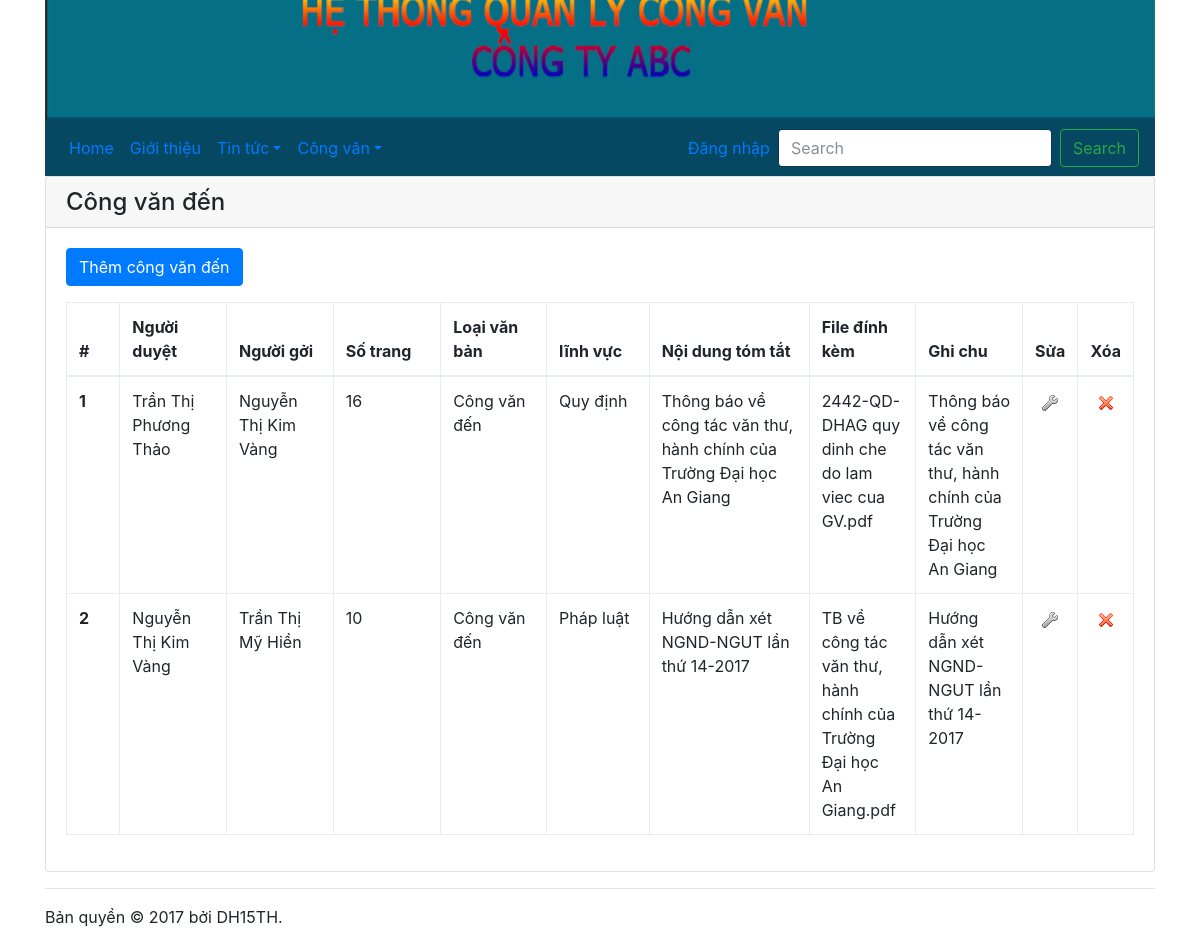
Screenshot of /congvanden.php with the database file from the repository.
### tables this page shows
CREATE TABLE `congvande` (
  `ID` int(10) NOT NULL,
  `Nguoiky` varchar(50) NOT NULL,
  `Nguoiduyet` varchar(50) NOT NULL,
  `Ngaybanhanh` date NOT NULL,
  `Noibanhanh` varchar(50) NOT NULL,
  `Ngaynhan` date NOT NULL,
  `Nguoinhan` varchar(50) NOT NULL,
  `Tongtrang` int(11) NOT NULL,
  `Loaivanban` varchar(50) NOT NULL,
  `Linhvuc` varchar(50) NOT NULL,
  `Noidungtomtat` varchar(150) NOT NULL,
  `Noidungvanban` varchar(200) NOT NULL,
  `Filedinhkem` varchar(20000) NOT NULL,
  `Ghichu` varchar(100) NOT NULL
);

### congvanden.php (the view, shortened to what this page needs)
<?php
	require_once "config.php";
	$sql = "SELECT * FROM congvande";
			$danhsach = mysqli_query($link, $sql);
?>
<!DOCTYPE html>
<html lang="en">
	<head>
		<link rel="stylesheet" href="css/bootstrap.min.css" />
		<link rel="stylesheet" href="css/bootstrap-custom.css" />
	</head>
	<body>
		<div class="container">
			<?php include_once "navbar.php"; ?>
			<div class="card">
				<h4 class="card-header">Công văn đến</h4>
				<div class="card-body">
					<p><a class="btn btn-primary" href="congvanden_them.php" role="button">Thêm công văn đến</a></p>
					<table class="table table-bordered table-hover table-responsive">
						<thead>
							<tr>
								<th width="5%">#</th>
								<th width="10%">Người duyệt</th>
								<th width="10%">Người gởi</th>
								<th width="5">Số trang</th>
								<th width="10">Loại văn bản</th>
								<th width="5">lĩnh vực</th>
								<th width="15%">Nội dung tóm tắt</th>
								<th width="10%">File đính kèm</th>
								<th width="10%">Ghi chu</th>
								<th width="5%">Sửa</th>
								<th width="5%">Xóa</th>
							</tr>
						</thead>
						<tbody>
							<?php
								while($dong = mysqli_fetch_array($danhsach))
								{
									echo "<tr>";
										echo "<th>{$dong['ID']}</th>";
										echo "<td>{$dong['Nguoiduyet']}</td>";
										echo "<td>{$dong['Nguoinhan']}</td>";
										echo "<td>{$dong['Tongtrang']}</td>";
										echo "<td>{$dong['Loaivanban']}</td>";
										echo "<td>{$dong['Linhvuc']}</td>";
										echo "<td>{$dong['Noidungtomtat']}</td>";
										echo "<td>{$dong['Filedinhkem']}</td>";
										echo "<td>{$dong['Ghichu']}</td>";
											echo "<td class='text-center'><a href='congvanden_sua.php?id={$dong['ID']}'><img src='img/edit.png' /></a></td>";
											echo "<td class='text-center'><a onclick='return confirm(\"Bạn có muốn xóa công văn đi {$dong['Loaivanban']} không?\");' href='congvanden_xoa.php?id={$dong['ID']}'><img src='img/delete.png' /></a></td>";
									echo "</tr>";
								}
							?>
						</tbody>
					</table>
				</div>
			</div>
			<hr />
			<footer>Bản quyền &copy; <?php echo date("Y") ?> bởi DH15TH.</footer>
		</div>
	</body>
</html>

### navbar.php (shortened to what this page needs)
<img src="img/congvan.png" class="img-fluid" alt="Responsive image">
<nav class="navbar navbar-expand-lg navbar-Secondary" style="background-color:#064762;">
  <div class="collapse navbar-collapse" id="navbarSupportedContent">
    <ul class="navbar-nav mr-auto">
      <li class="nav-item active"><a class="nav-link" href="index.php">Home</a></li>
      <li class="nav-item active"><a class="nav-link" href="gioithieulichsu.php">Giới thiệu</a></li>
      <li class="nav-item dropdown">
        <a class="nav-link dropdown-toggle" href="#" id="navbarDropdown" role="button" data-toggle="dropdown" aria-haspopup="true" aria-expanded="false">
        Tin tức</a>
      </li>
       <li class="nav-item dropdown">
        <a class="nav-link dropdown-toggle" href="#" id="navbarDropdown" role="button" data-toggle="dropdown" aria-haspopup="true" aria-expanded="false">
        Công văn</a>
      </li>
    </ul>
    <ul class="navbar-nav ml-auto">
      <?php
        if(!isset($_SESSION['ID']))
        {
      ?>
          <li class="nav-item"><a class="nav-link" href="dangnhap.php">Đăng nhập</a></li>
      <?php
        }
      ?>
    </ul>
    <form class="form-inline my-2 my-lg-0">
      <input class="form-control mr-sm-2" type="search" placeholder="Search" aria-label="Search">
      <button class="btn btn-outline-success my-2 my-sm-0" type="submit">Search</button>
    </form>
  </div>
</nav>

### rows the page displays
congvande: ID "1", Nguoiduyet "Trần Thị Phương Thảo", Nguoinhan "Nguyễn Thị Kim Vàng", Tongtrang "16", Loaivanban "Công văn đến", Linhvuc "Quy định", Noidungtomtat "Thông báo về công tác văn thư, hành chính của Trường Đại học An Giang", Filedinhkem "2442-QD-DHAG quy dinh che do lam viec cua GV.pdf", Ghichu "Thông báo về công tác văn thư, hành chính của Trường Đại học An Giang"
congvande: ID "2", Nguoiduyet "Nguyễn Thị Kim Vàng", Nguoinhan "Trần Thị Mỹ Hiền", Tongtrang "10", Loaivanban "Công văn đến", Linhvuc "Pháp luật", Noidungtomtat "Hướng dẫn xét NGND-NGUT lần thứ 14-2017", Filedinhkem "TB về công tác văn thư, hành chính của Trường Đại học An Giang.pdf", Ghichu "Hướng dẫn xét NGND-NGUT lần thứ 14-2017"
